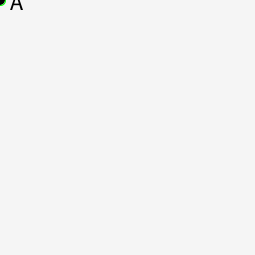
Frame 1 (no input)
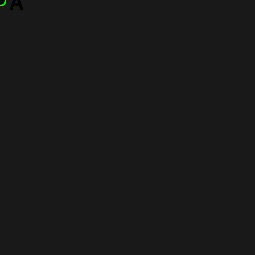
Frame 60 (the mouse pressed at the canvas centre just before this capture)
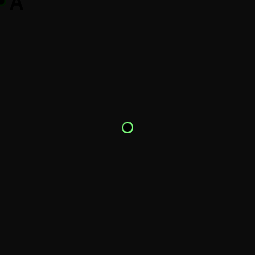
Frame 120 (the mouse held since frame 60 and released just before this capture)

The Processing sketch that drew these frames (run headless with seeded random() and noise(); from frame 60 on, the mouse is pressed at the canvas centre):

// Processing sketch: mousenoellipse
// ── mousenoellipse.pde
void setup() {
  size(255, 255);
  frameRate(60);
  background(255);
}

void draw() {
  fadeToWhite();
  stroke(mouseX, 255, mouseY);
  fill(0);
  textSize(24);
  text("A",10,10);
  ellipse(mouseX, mouseY, 10, 10);
}


void fadeToWhite() {
  noStroke();
  fill(0, 10);
  rectMode(CORNER);
  rect(0, 0, width, height);
}
